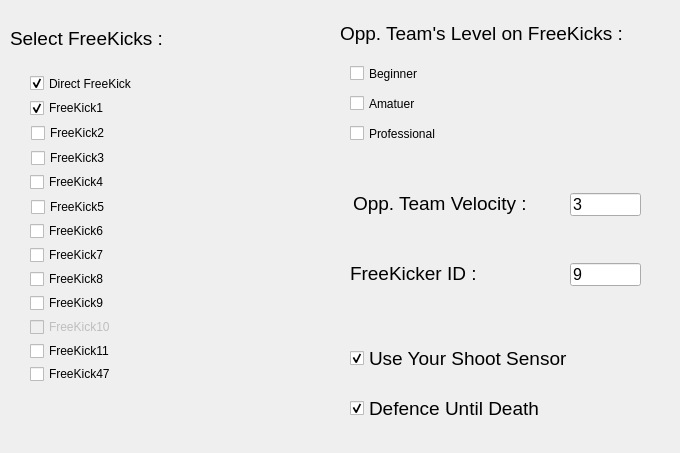
      <widget class="QWidget" name="tab_9">
       <attribute name="title">
        <string>Inputs</string>
       </attribute>
       <widget class="QCheckBox" name="fk10_checkBox">
        <property name="enabled">
         <bool>false</bool>
        </property>
        <property name="geometry">
         <rect>
          <x>30</x>
          <y>312</y>
          <width>121</width>
          <height>30</height>
         </rect>
        </property>
        <property name="text">
         <string>FreeKick10</string>
        </property>
        <property name="checkable">
         <bool>true</bool>
        </property>
        <property name="checked">
         <bool>false</bool>
        </property>
       </widget>
       <widget class="QLabel" name="label_56">
        <property name="geometry">
         <rect>
          <x>350</x>
          <y>253</y>
          <width>151</width>
          <height>41</height>
         </rect>
        </property>
        <property name="font">
         <font>
          <pointsize>14</pointsize>
         </font>
        </property>
        <property name="text">
         <string>FreeKicker ID : </string>
        </property>
       </widget>
       <widget class="QLabel" name="label_55">
        <property name="geometry">
         <rect>
          <x>10</x>
          <y>23</y>
          <width>201</width>
          <height>31</height>
         </rect>
        </property>
        <property name="font">
         <font>
          <pointsize>14</pointsize>
         </font>
        </property>
        <property name="text">
         <string>Select FreeKicks : </string>
        </property>
       </widget>
       <widget class="QCheckBox" name="fk9_checkBox">
        <property name="geometry">
         <rect>
          <x>30</x>
          <y>288</y>
          <width>121</width>
          <height>30</height>
         </rect>
        </property>
        <property name="text">
         <string>FreeKick9</string>
        </property>
        <property name="checkable">
         <bool>false</bool>
        </property>
        <property name="checked">
         <bool>false</bool>
        </property>
       </widget>
       <widget class="QCheckBox" name="oppFKIsProfessional">
        <property name="geometry">
         <rect>
          <x>350</x>
          <y>123</y>
          <width>131</width>
          <height>21</height>
         </rect>
        </property>
        <property name="text">
         <string>Professional</string>
        </property>
       </widget>
       <widget class="QCheckBox" name="fk1_checkBox">
        <property name="geometry">
         <rect>
          <x>30</x>
          <y>93</y>
          <width>121</width>
          <height>30</height>
         </rect>
        </property>
        <property name="text">
         <string>FreeKick1</string>
        </property>
        <property name="checked">
         <bool>true</bool>
        </property>
       </widget>
       <widget class="QCheckBox" name="fk2_checkBox">
        <property name="geometry">
         <rect>
          <x>31</x>
          <y>118</y>
          <width>121</width>
          <height>30</height>
         </rect>
        </property>
        <property name="text">
         <string>FreeKick2</string>
        </property>
        <property name="checkable">
         <bool>false</bool>
        </property>
        <property name="checked">
         <bool>false</bool>
        </property>
       </widget>
       <widget class="QCheckBox" name="oppFKIsAmatuer">
        <property name="geometry">
         <rect>
          <x>350</x>
          <y>93</y>
          <width>121</width>
          <height>21</height>
         </rect>
        </property>
        <property name="text">
         <string>Amatuer</string>
        </property>
       </widget>
       <widget class="QLineEdit" name="opp_vel_lineedit">
        <property name="geometry">
         <rect>
          <x>570</x>
          <y>193</y>
          <width>71</width>
          <height>23</height>
         </rect>
        </property>
        <property name="font">
         <font>
          <pointsize>12</pointsize>
         </font>
        </property>
        <property name="text">
         <string>3</string>
        </property>
       </widget>
       <widget class="QLineEdit" name="freeKickerID_lineedit">
        <property name="geometry">
         <rect>
          <x>570</x>
          <y>263</y>
          <width>71</width>
          <height>23</height>
         </rect>
        </property>
        <property name="font">
         <font>
          <pointsize>12</pointsize>
         </font>
        </property>
        <property name="text">
         <string>9</string>
        </property>
       </widget>
       <widget class="QCheckBox" name="fk3_checkBox">
        <property name="geometry">
         <rect>
          <x>31</x>
          <y>143</y>
          <width>121</width>
          <height>30</height>
         </rect>
        </property>
        <property name="text">
         <string>FreeKick3</string>
        </property>
        <property name="checkable">
         <bool>false</bool>
        </property>
        <property name="checked">
         <bool>false</bool>
        </property>
       </widget>
       <widget class="QCheckBox" name="defenceMode_chbox">
        <property name="geometry">
         <rect>
          <x>350</x>
          <y>373</y>
          <width>281</width>
          <height>71</height>
         </rect>
        </property>
        <property name="font">
         <font>
          <pointsize>14</pointsize>
         </font>
        </property>
        <property name="text">
         <string>Defence Until Death</string>
        </property>
        <property name="checked">
         <bool>true</bool>
        </property>
       </widget>
       <widget class="QCheckBox" name="fk47_checkBox">
        <property name="geometry">
         <rect>
          <x>30</x>
          <y>359</y>
          <width>121</width>
          <height>30</height>
         </rect>
        </property>
        <property name="text">
         <string>FreeKick47</string>
        </property>
        <property name="checkable">
         <bool>false</bool>
        </property>
        <property name="checked">
         <bool>false</bool>
        </property>
       </widget>
       <widget class="QCheckBox" name="fk4_checkBox">
        <property name="geometry">
         <rect>
          <x>30</x>
          <y>167</y>
          <width>121</width>
          <height>30</height>
         </rect>
        </property>
        <property name="text">
         <string>FreeKick4</string>
        </property>
        <property name="checkable">
         <bool>false</bool>
        </property>
        <property name="checked">
         <bool>false</bool>
        </property>
       </widget>
       <widget class="QCheckBox" name="fk7_checkBox">
        <property name="geometry">
         <rect>
          <x>30</x>
          <y>240</y>
          <width>121</width>
          <height>30</height>
         </rect>
        </property>
        <property name="text">
         <string>FreeKick7</string>
        </property>
        <property name="checkable">
         <bool>false</bool>
        </property>
        <property name="checked">
         <bool>false</bool>
        </property>
       </widget>
       <widget class="QCheckBox" name="useShootSensor_chBox">
        <property name="geometry">
         <rect>
          <x>350</x>
          <y>323</y>
          <width>251</width>
          <height>71</height>
         </rect>
        </property>
        <property name="font">
         <font>
          <pointsize>14</pointsize>
         </font>
        </property>
        <property name="text">
         <string>Use Your Shoot Sensor</string>
        </property>
        <property name="checked">
         <bool>true</bool>
        </property>
       </widget>
       <widget class="QCheckBox" name="oppFKIsBeginner">
        <property name="geometry">
         <rect>
          <x>350</x>
          <y>63</y>
          <width>131</width>
          <height>21</height>
         </rect>
        </property>
        <property name="text">
         <string>Beginner</string>
        </property>
       </widget>
       <widget class="QCheckBox" name="fk11_checkBox">
        <property name="geometry">
         <rect>
          <x>30</x>
          <y>336</y>
          <width>121</width>
          <height>30</height>
         </rect>
        </property>
        <property name="text">
         <string>FreeKick11</string>
        </property>
        <property name="checkable">
         <bool>false</bool>
        </property>
        <property name="checked">
         <bool>false</bool>
        </property>
       </widget>
       <widget class="QCheckBox" name="fk6_checkBox">
        <property name="geometry">
         <rect>
          <x>30</x>
          <y>216</y>
          <width>121</width>
          <height>30</height>
         </rect>
        </property>
        <property name="text">
         <string>FreeKick6</string>
        </property>
        <property name="checkable">
         <bool>true</bool>
        </property>
        <property name="checked">
         <bool>false</bool>
        </property>
       </widget>
       <widget class="QCheckBox" name="fk8_checkBox">
        <property name="geometry">
         <rect>
          <x>30</x>
          <y>264</y>
          <width>121</width>
          <height>30</height>
         </rect>
        </property>
        <property name="text">
         <string>FreeKick8</string>
        </property>
        <property name="checkable">
         <bool>false</bool>
        </property>
        <property name="checked">
         <bool>false</bool>
        </property>
       </widget>
       <widget class="QLabel" name="label_40">
        <property name="geometry">
         <rect>
          <x>340</x>
          <y>13</y>
          <width>331</width>
          <height>41</height>
         </rect>
        </property>
        <property name="font">
         <font>
          <pointsize>14</pointsize>
         </font>
        </property>
        <property name="text">
         <string>Opp. Team's Level on FreeKicks :</string>
        </property>
       </widget>
       <widget class="QCheckBox" name="fk0_checkBox">
        <property name="geometry">
         <rect>
          <x>30</x>
          <y>73</y>
          <width>131</width>
          <height>21</height>
         </rect>
        </property>
        <property name="text">
         <string>Direct FreeKick</string>
        </property>
        <property name="checked">
         <bool>true</bool>
        </property>
       </widget>
       <widget class="QCheckBox" name="fk5_checkBox">
        <property name="geometry">
         <rect>
          <x>31</x>
          <y>192</y>
          <width>121</width>
          <height>30</height>
         </rect>
        </property>
        <property name="text">
         <string>FreeKick5</string>
        </property>
        <property name="checkable">
         <bool>false</bool>
        </property>
        <property name="checked">
         <bool>false</bool>
        </property>
       </widget>
       <widget class="QLabel" name="label_41">
        <property name="geometry">
         <rect>
          <x>353</x>
          <y>183</y>
          <width>251</width>
          <height>41</height>
         </rect>
        </property>
        <property name="font">
         <font>
          <pointsize>14</pointsize>
         </font>
        </property>
        <property name="text">
         <string>Opp. Team Velocity :</string>
        </property>
       </widget>
      </widget>
